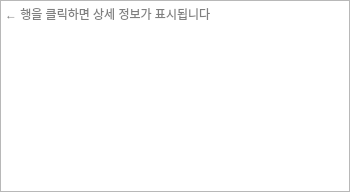
<?xml version="1.0" encoding="UTF-8"?>
<ui version="4.0">
 <class>DetailsPanel</class>
 <widget class="QWidget" name="DetailsPanel">
  <layout class="QVBoxLayout" name="mainLayout">
   <property name="margin">
    <number>0</number>
   </property>
   <item>
    <widget class="QTextEdit" name="textDisplay">
     <property name="readOnly">
      <bool>true</bool>
     </property>
     <property name="minimumSize">
      <size>
       <width>350</width>
       <height>0</height>
      </size>
     </property>
     <property name="placeholderText">
      <string>← 행을 클릭하면 상세 정보가 표시됩니다</string>
     </property>
    </widget>
   </item>
  </layout>
 </widget>
</ui>
